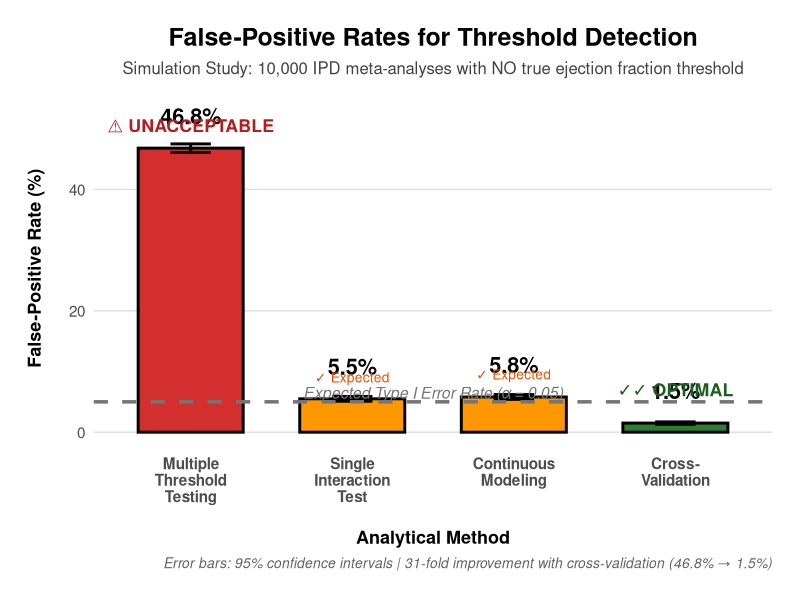
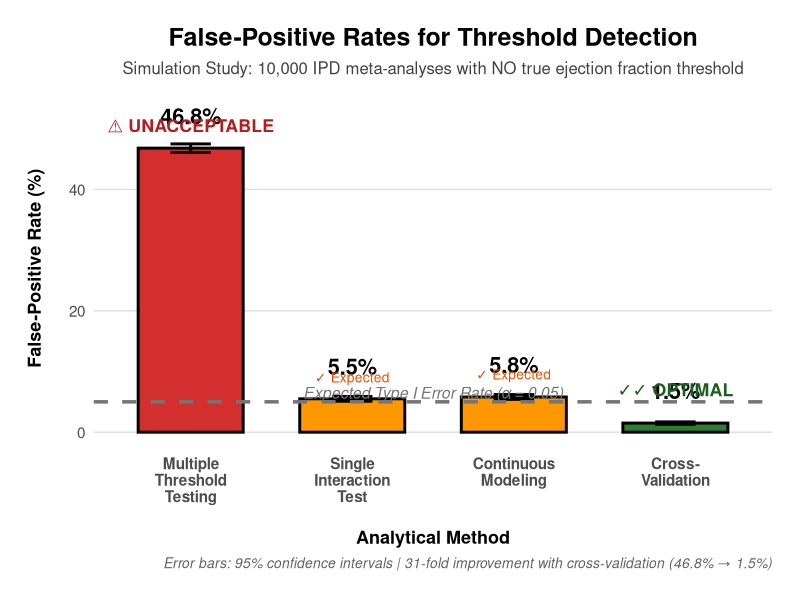
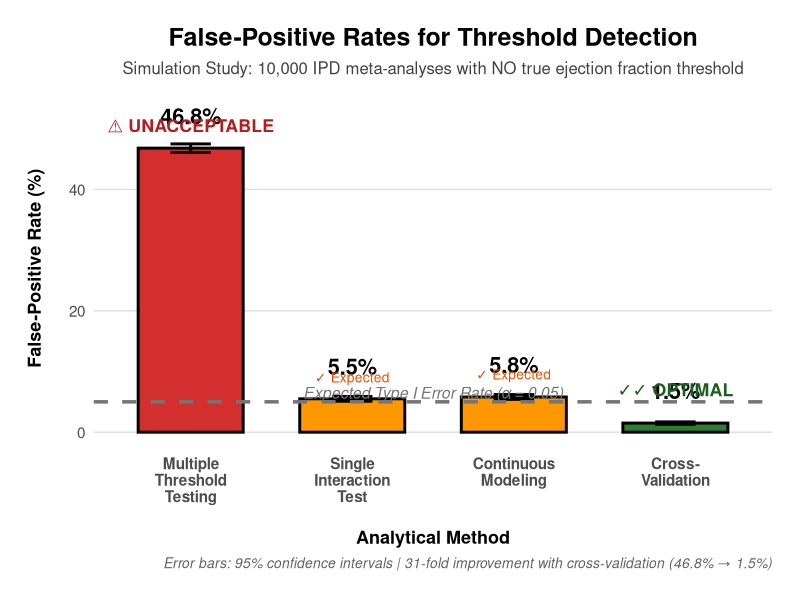
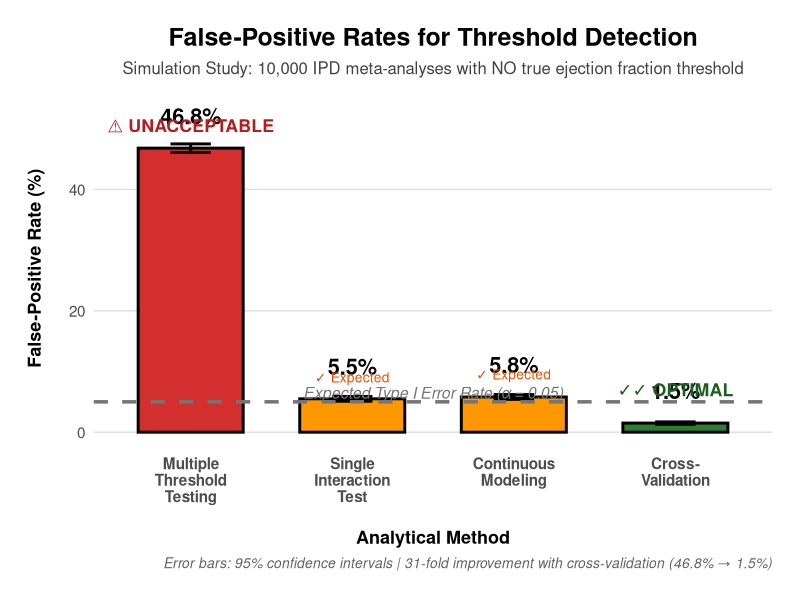

These charts were generated, in order, by the following R code:
# Figure 2: False-Positive Rates Across Analytical Methods
# Simulation Study Results
# Author: Generated for IDEA13 manuscript
# Date: 2025-11-18

# Load required packages
if (!require("ggplot2")) install.packages("ggplot2")
if (!require("dplyr")) install.packages("dplyr")

library(ggplot2)
library(dplyr)

# =============================================================================
# DATA: False-positive rates from 10,000 simulated IPD meta-analyses
# =============================================================================

# Create data frame
methods <- c("Multiple\nThreshold\nTesting",
             "Single\nInteraction\nTest",
             "Continuous\nModeling",
             "Cross-\nValidation")

fpr <- c(46.8, 5.5, 5.8, 1.5)
lower_ci <- c(46.1, 5.1, 5.4, 1.3)
upper_ci <- c(47.5, 5.9, 6.2, 1.7)

# Colors: Red (danger), Orange (caution), Orange (caution), Green (optimal)
colors <- c("#D32F2F", "#FF9800", "#FF9800", "#2E7D32")

# Labels with interpretation
labels_values <- paste0(fpr, "%")

df <- data.frame(
  methods = methods,
  fpr = fpr,
  lower_ci = lower_ci,
  upper_ci = upper_ci,
  colors = colors,
  labels_values = labels_values,
  stringsAsFactors = FALSE
)

# Ensure methods are in correct order
df$methods <- factor(df$methods, levels = methods)

# =============================================================================
# CREATE FIGURE
# =============================================================================

p <- ggplot(df, aes(x = methods, y = fpr, fill = colors)) +
  # Bar chart
  geom_bar(stat = "identity", width = 0.65, color = "black", size = 1) +

  # Error bars (95% CI)
  geom_errorbar(aes(ymin = lower_ci, ymax = upper_ci),
                width = 0.25, size = 1, color = "black") +

  # Reference line at 5% (expected Type I error)
  geom_hline(yintercept = 5, linetype = "dashed",
             color = "#757575", size = 1.2) +

  # Value labels on bars
  geom_text(aes(label = labels_values),
            vjust = -1.5, size = 5.5, fontface = "bold") +

  # Reference line label
  annotate("text", x = 2.5, y = 6.5,
           label = "Expected Type I Error Rate (α = 0.05)",
           size = 4, color = "#757575", fontface = "italic") +

  # Warning annotation for Multiple Threshold Testing
  annotate("text", x = 1, y = 50.5,
           label = "⚠️ UNACCEPTABLE",
           size = 4.5, fontface = "bold", color = "#B71C1C") +

  # Optimal annotation for Cross-Validation
  annotate("text", x = 4, y = 7,
           label = "✓✓ OPTIMAL",
           size = 4.5, fontface = "bold", color = "#1B5E20") +

  # Checkmarks for expected rates
  annotate("text", x = 2, y = 9,
           label = "✓ Expected",
           size = 3.5, color = "#E65100") +
  annotate("text", x = 3, y = 9.5,
           label = "✓ Expected",
           size = 3.5, color = "#E65100") +

  # Manual fill scale
  scale_fill_identity() +

  # Labels
  labs(
    title = "False-Positive Rates for Threshold Detection",
    subtitle = "Simulation Study: 10,000 IPD meta-analyses with NO true ejection fraction threshold",
    x = "\nAnalytical Method",
    y = "False-Positive Rate (%)\n",
    caption = paste0(
      "Error bars: 95% confidence intervals | ",
      "31-fold improvement with cross-validation (46.8% → 1.5%)"
    )
  ) +

  # Theme
  theme_minimal(base_size = 14) +
  theme(
    plot.title = element_text(face = "bold", size = 18, hjust = 0.5),
    plot.subtitle = element_text(size = 12, hjust = 0.5, color = "#424242"),
    plot.caption = element_text(size = 10, face = "italic", color = "#616161"),
    axis.title = element_text(face = "bold", size = 13),
    axis.text.x = element_text(size = 11, face = "bold"),
    axis.text.y = element_text(size = 11),
    panel.grid.major.x = element_blank(),
    panel.grid.minor = element_blank(),
    panel.grid.major.y = element_line(color = "#E0E0E0", size = 0.5),
    plot.margin = margin(t = 20, r = 20, b = 20, l = 20)
  ) +

  # Y-axis limits
  coord_cartesian(ylim = c(0, 54))

# =============================================================================
# SAVE FIGURE
# =============================================================================

# Create output directory if it doesn't exist
if (!dir.exists("figures")) {
  dir.create("figures")
}

# Save as PDF (publication quality)
ggsave("figures/Figure2_false_positive_rates.pdf", plot = p,
       width = 11, height = 8.5, dpi = 300, device = cairo_pdf)

# Save as PNG (for presentations/web)
ggsave("figures/Figure2_false_positive_rates.png", plot = p,
       width = 11, height = 8.5, dpi = 300)

# Save as high-res TIFF (for journal submission)
ggsave("figures/Figure2_false_positive_rates.tiff", plot = p,
       width = 11, height = 8.5, dpi = 600, compression = "lzw")

# Display the plot
print(p)

# =============================================================================
# SUMMARY STATISTICS
# =============================================================================

cat("\n=======================================================\n")
cat("FIGURE 2: FALSE-POSITIVE RATES SUMMARY\n")
cat("=======================================================\n\n")

cat("Simulation Parameters:\n")
cat("  - Number of iterations: 10,000\n")
cat("  - True model: No threshold (continuous relationship)\n")
cat("  - Tested thresholds: EF 42-48% (13 cutpoints)\n\n")

cat("Results:\n")
for (i in 1:nrow(df)) {
  cat(sprintf("  %d. %s\n", i, gsub("\n", " ", df$methods[i])))
  cat(sprintf("     False-positive rate: %s (95%% CI: %.1f%%-%.1f%%)\n",
              df$labels_values[i], df$lower_ci[i], df$upper_ci[i]))
}

cat("\n")
cat("Key Finding:\n")
cat(sprintf("  Multiple threshold testing → Cross-validation:\n"))
cat(sprintf("  %.1f%% → %.1f%% = %.1f-fold improvement\n\n",
            fpr[1], fpr[4], fpr[1]/fpr[4]))

cat("Interpretation:\n")
cat("  • Standard threshold testing produces false-positives in ~50% of analyses\n")
cat("  • Cross-validation reduces false-positives 31-fold\n")
cat("  • 98.5% of spurious findings correctly rejected with validation\n")
cat("  • This explains how the beta-blocker EF threshold could arise by chance\n")

cat("\n=======================================================\n")
cat("Figures saved to 'figures/' directory:\n")
cat("  - Figure2_false_positive_rates.pdf (publication)\n")
cat("  - Figure2_false_positive_rates.png (presentation)\n")
cat("  - Figure2_false_positive_rates.tiff (journal submission)\n")
cat("=======================================================\n\n")
